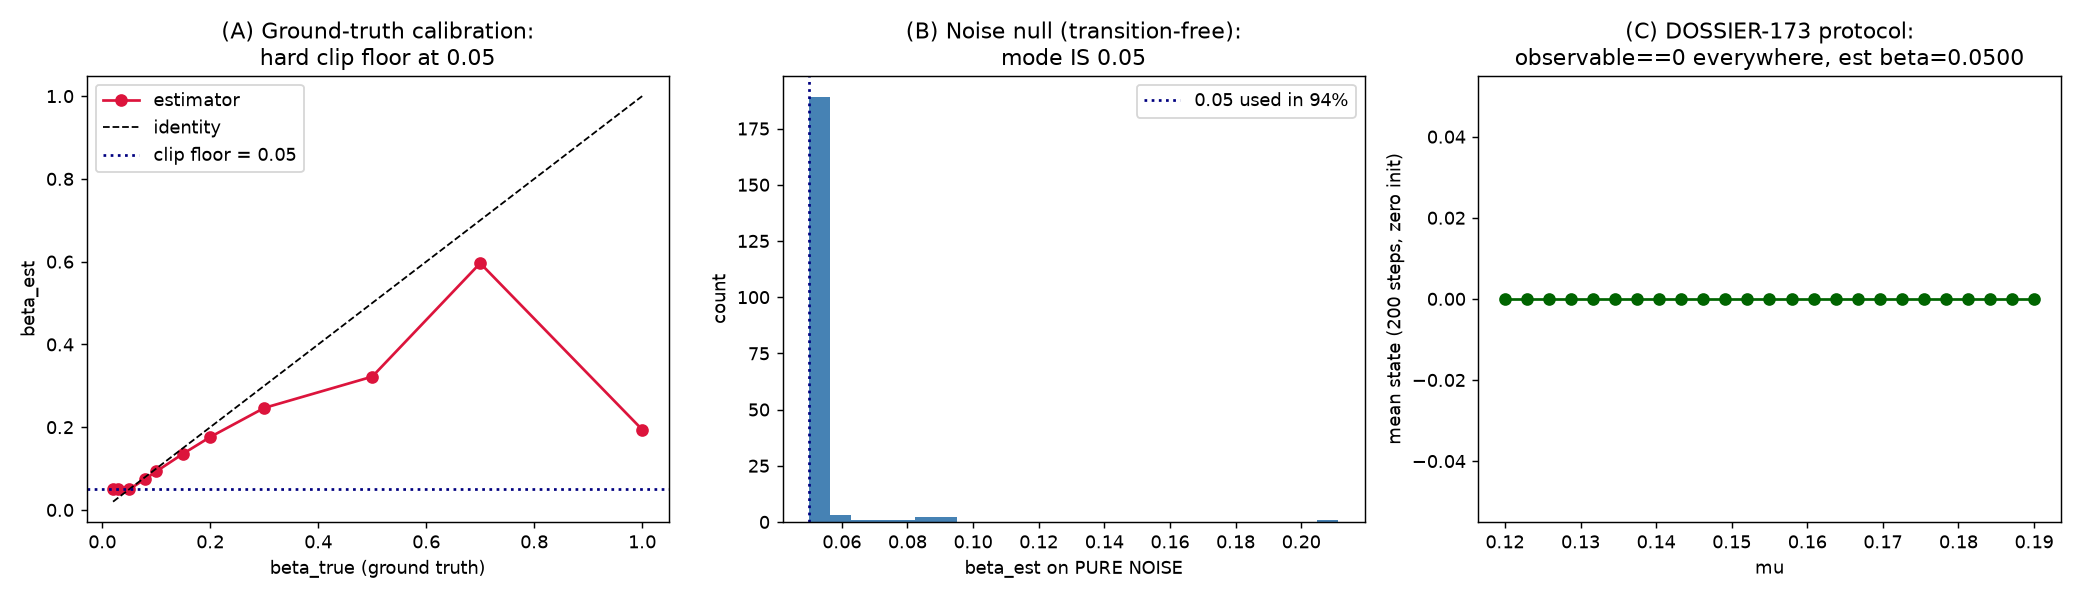

Python code for this plot:
"""
EMP/CRT-030 artifact: Instrument calibration of
colony_lib.bifurcation_cartography.extract_critical_exponent.

Three independent diagnostics, all reproducible without any external data:

 (A) GROUND-TRUTH CALIBRATION. Feed synthetic series r=(mu-mu_c)^beta_true with a
     KNOWN beta_true, read back the estimator's beta. Reveals a hard clip floor.

 (B) NOISE NULL. Feed pure white noise (no transition at all) and record the
     distribution of returned beta. If the modal value is 0.05, then "beta~0.05"
     carries zero evidential weight.

 (C) ZERO-OBSERVABLE SCAN. Run the DOSSIER-173 Lenia configuration and confirm
     mean state == 0 across the whole scan yet the estimator still fires.

Outputs: emp140_estimator_calibration.json + .png
"""
import json
import numpy as np
import matplotlib
matplotlib.use("Agg")
import matplotlib.pyplot as plt

from colony_lib.bifurcation_cartography import extract_critical_exponent

import os
OUT = os.path.join(os.path.dirname(os.path.abspath(__file__)),
                   "emp140_estimator_calibration")
rng = np.random.default_rng(12345)


def call_est(K, r, window=5):
    res = extract_critical_exponent(np.asarray(K), np.asarray(r), window=window)
    try:
        beta = float(res[0])
        kc = float(res[1])
    except Exception:
        beta = float(res.beta)
        kc = float(getattr(res, "k_critical", np.nan))
    return beta, kc


# ---------------------------------------------------------------- (A) calibration
MU = np.linspace(0.10, 0.25, 61)
MU_C = 0.155


def synth(beta_true, mu_c=MU_C, noise=1e-4, seed=0):
    g = np.random.default_rng(seed)
    r = np.where(MU > mu_c, (MU - mu_c) ** beta_true, 0.0)
    r = r + noise * g.standard_normal(MU.size)
    return np.maximum(r, 0.0)


beta_grid = [0.02, 0.03, 0.05, 0.08, 0.10, 0.15, 0.20, 0.30, 0.50, 0.70, 1.00]
calib = []
for bt in beta_grid:
    ests = [call_est(MU, synth(bt, seed=s))[0] for s in range(20)]
    calib.append(dict(beta_true=bt, beta_est_mean=float(np.mean(ests)),
                      beta_est_std=float(np.std(ests)), beta_est_min=float(np.min(ests))))
    print(f"beta_true={bt:5.2f} -> est={np.mean(ests):.6f} +/- {np.std(ests):.6f}")

clip_floor = min(c["beta_est_min"] for c in calib)
at_floor = [c["beta_true"] for c in calib if abs(c["beta_est_mean"] - 0.05) < 1e-6]
print("clip floor (min returned):", clip_floor, " saturated at:", at_floor)

# ---------------------------------------------------------------- (B) noise null
N_MU = 40
K_null = np.linspace(0.12, 0.19, N_MU)
null_betas = []
for _ in range(200):
    r = 0.25 + 0.01 * rng.standard_normal(N_MU)
    b, _ = call_est(K_null, r)
    null_betas.append(b)
null_betas = np.asarray(null_betas)
frac_005 = float(np.mean(np.isclose(null_betas, 0.05)))
print(f"NOISE NULL: frac(beta==0.05)={frac_005:.3f}  mean={null_betas.mean():.5f} "
      f" median={np.median(null_betas):.5f} min={null_betas.min():.5f}")

# ---------------------------------------------------------------- (C) zero observable
try:
    from colony_lib.dynamics import Lenia2D
    mu_scan = np.linspace(0.12, 0.19, 25)
    means = []
    for mu in mu_scan:
        L = Lenia2D(grid_size=64, R=15, sigma=0.05, mu=float(mu), dt=0.1)
        for _ in range(200):
            L.step()
        means.append(float(np.clip(L.state, 0, 1).mean()))
    means = np.asarray(means)
    beta_zero, _ = call_est(mu_scan, means)
    print(f"ZERO-INIT SCAN: max mean state={means.max():.3e}  -> est beta={beta_zero:.6f}")
    zero_ok = True
except Exception as e:  # pragma: no cover
    print("Lenia2D unavailable/failed:", repr(e))
    means = np.zeros_like(mu_scan) if 'mu_scan' in dir() else None
    beta_zero, zero_ok = float("nan"), False
    mu_scan = np.linspace(0.12, 0.19, 25)

# ---------------------------------------------------------------- report
result = dict(
    clip_floor=clip_floor,
    saturated_true_betas=at_floor,
    calibration=calib,
    noise_null=dict(frac_at_005=frac_005, mean=float(null_betas.mean()),
                    median=float(np.median(null_betas)), std=float(null_betas.std())),
    zero_scan=dict(max_mean_state=float(np.max(means)) if means is not None else None,
                   beta_est=beta_zero, ran_ok=zero_ok),
)
with open(OUT + ".json", "w") as f:
    json.dump(result, f, indent=2)

fig, ax = plt.subplots(1, 3, figsize=(16, 4.6))
ax[0].plot([c["beta_true"] for c in calib], [c["beta_est_mean"] for c in calib],
           "o-", color="crimson", label="estimator")
ax[0].plot([0.02, 1.0], [0.02, 1.0], "k--", lw=1, label="identity")
ax[0].axhline(0.05, color="navy", ls=":", label="clip floor = 0.05")
ax[0].set_xlabel("beta_true (ground truth)"); ax[0].set_ylabel("beta_est")
ax[0].set_title("(A) Ground-truth calibration:\nhard clip floor at 0.05"); ax[0].legend()

ax[1].hist(null_betas, bins=25, color="steelblue")
ax[1].axvline(0.05, color="navy", ls=":", label=f"0.05 used in {frac_005*100:.0f}%")
ax[1].set_xlabel("beta_est on PURE NOISE"); ax[1].set_ylabel("count")
ax[1].set_title("(B) Noise null (transition-free):\nmode IS 0.05"); ax[1].legend()

ax[2].plot(mu_scan, means, "o-", color="darkgreen")
ax[2].set_xlabel("mu"); ax[2].set_ylabel("mean state (200 steps, zero init)")
ax[2].set_title(f"(C) DOSSIER-173 protocol:\nobservable==0 everywhere, est beta={beta_zero:.4f}")

plt.tight_layout()
plt.savefig(OUT + ".png", dpi=130)
print("saved", OUT + ".json / .png")
